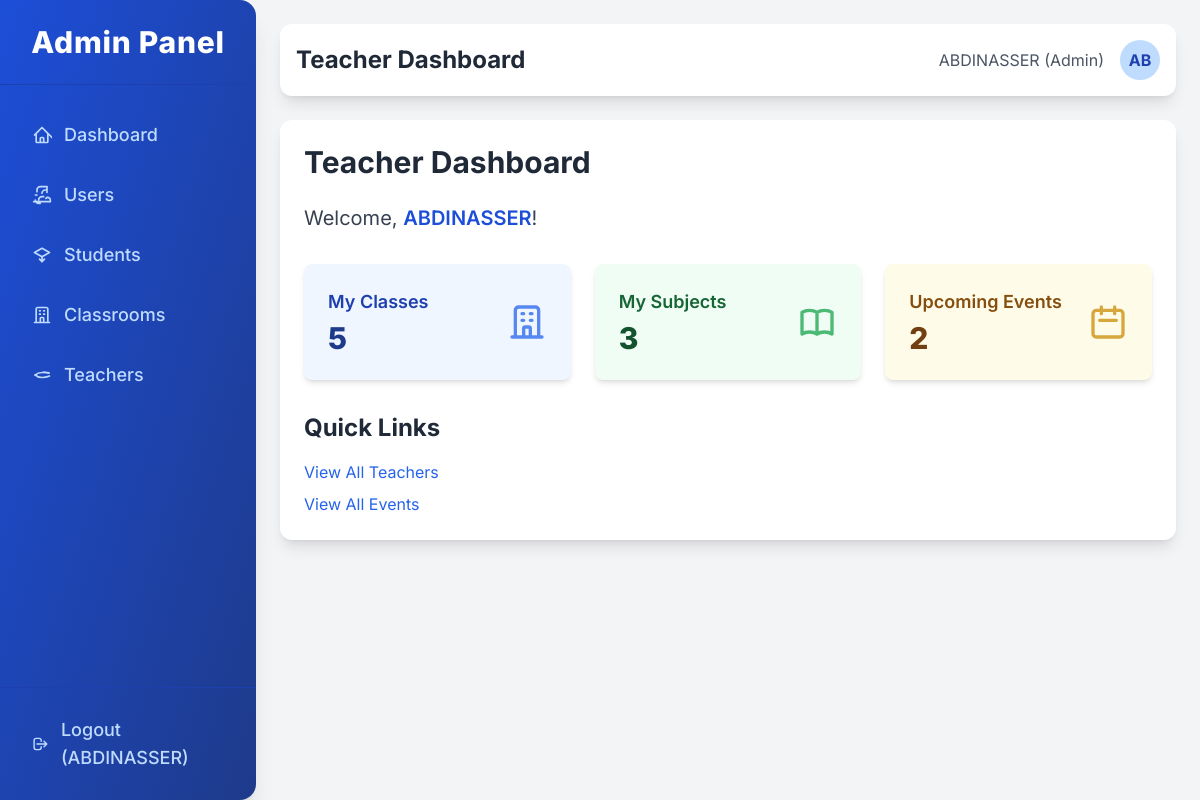
/dashboard/teacher/ (signed in), run on the app's committed database.
### value/models.py (models this page shows)
class User(AbstractUser):
    ROLE_CHOICES = [
        ('admin', 'Admin'),
        ('teacher', 'Teacher'),
        ('student', 'Student'),
        ('parent', 'Parent'),
    ]
    role = models.CharField(max_length=10, choices=ROLE_CHOICES)

### value/views.py (the view)
# urls.py: path('dashboard/teacher/', views.teacher_dashboard, name='teacher_dashboard'),
@login_required
def teacher_dashboard(request):
    if not request.user.role == 'teacher' and not request.user.is_superuser and not request.user.is_staff:
        messages.warning(request, "You do not have permission to access the teacher dashboard.")
        return redirect('value:home')
    return render(request, 'teacher/dashboard.html')

### value/templates/teacher/dashboard.html (shortened to what this page needs)
{% extends 'value/base_dashboard.html' %}
{% block header_title %}Teacher Dashboard{% endblock %}
{% block content %}
<div class="p-6 bg-white rounded-xl shadow-lg">
    <h2 class="text-3xl font-bold text-gray-800 mb-6">Teacher Dashboard</h2>
    <p class="text-xl text-gray-700">Welcome, <span class="font-semibold text-blue-700">{{ request.user.username }}</span>!</p>
    <div class="mt-8 grid grid-cols-1 md:grid-cols-2 lg:grid-cols-3 gap-6">
        <div class="bg-blue-50 p-6 rounded-lg shadow-md flex items-center justify-between">
            <div>
                <h3 class="text-lg font-semibold text-blue-800">My Classes</h3>
                <p class="text-3xl font-extrabold text-blue-900 mt-1">5</p>
            </div>
        </div>
        <div class="bg-green-50 p-6 rounded-lg shadow-md flex items-center justify-between">
            <div>
                <h3 class="text-lg font-semibold text-green-800">My Subjects</h3>
                <p class="text-3xl font-extrabold text-green-900 mt-1">3</p>
            </div>
        </div>
        <div class="bg-yellow-50 p-6 rounded-lg shadow-md flex items-center justify-between">
            <div>
                <h3 class="text-lg font-semibold text-yellow-800">Upcoming Events</h3>
                <p class="text-3xl font-extrabold text-yellow-900 mt-1">2</p>
            </div>
            <svg class="w-10 h-10 text-yellow-600 opacity-75" fill="none" stroke="currentColor" viewBox="0 0 24 24" xmlns="http://www.w3.org/2000/svg"><path stroke-linecap="round" stroke-linejoin="round" stroke-width="2" d="M8 7V3m8 4V3m-9 8h10M5 21h14a2 2 0 002-2V7a2 2 0 00-2-2H5a2 2 0 00-2 2v12a2 2 0 002 2z"></path></svg>
        </div>
    </div>
    <div class="mt-8">
        <h3 class="text-2xl font-bold text-gray-800 mb-4">Quick Links</h3>
        <ul class="space-y-2">
            <li><a href="{% url 'value:teacher_list' %}" class="text-blue-600 hover:underline">View All Teachers</a></li>
            <li><a href="{% url 'value:event_list' %}" class="text-blue-600 hover:underline">View All Events</a></li>
        </ul>
    </div>
</div>
{% endblock %}

### value/templates/value/base_dashboard.html (shortened to what this page needs)
<!DOCTYPE html>
<html lang="en">
<head>
    <script src="https://cdn.tailwindcss.com"></script>
</head>
<body class="flex min-h-screen bg-gray-100 font-inter">
    <aside class="fixed inset-y-0 left-0 z-40 w-64 bg-gradient-to-br from-blue-700 to-blue-900 text-white shadow-xl flex flex-col rounded-r-2xl">
        <div class="p-6 text-center border-b border-blue-800">
            <h1 class="text-3xl font-extrabold tracking-wide">Admin Panel</h1>
        </div>
        <nav class="flex-1 px-4 py-6 overflow-y-auto">
            <ul class="space-y-2">
                <li>
                    <a href="{% url 'value:dashboard_home' %}" class="flex items-center w-full px-4 py-3 rounded-lg transition-all duration-200
                        {% if active_page == 'dashboard_home' %}bg-blue-600 text-white shadow-md{% else %}text-blue-200 hover:bg-blue-700 hover:text-white{% endif %}">
                        <span class="text-lg font-medium">Dashboard</span>
                    </a>
                </li>
                <li>
                    <a href="{% url 'value:dashboard_user_list' %}" class="flex items-center w-full px-4 py-3 rounded-lg transition-all duration-200
                        {% if active_page == 'dashboard_user_list' %}bg-blue-600 text-white shadow-md{% else %}text-blue-200 hover:bg-blue-700 hover:text-white{% endif %}">
                        <span class="text-lg font-medium">Users</span>
                    </a>
                </li>
                <li>
                    <a href="{% url 'value:dashboard_student_list' %}" class="flex items-center w-full px-4 py-3 rounded-lg transition-all duration-200
                        {% if active_page == 'dashboard_student_list' %}bg-blue-600 text-white shadow-md{% else %}text-blue-200 hover:bg-blue-700 hover:text-white{% endif %}">
                        <span class="text-lg font-medium">Students</span>
                    </a>
                </li>
                <li>
                    <a href="{% url 'value:dashboard_classroom_list' %}" class="flex items-center w-full px-4 py-3 rounded-lg transition-all duration-200
                        {% if active_page == 'dashboard_classroom_list' %}bg-blue-600 text-white shadow-md{% else %}text-blue-200 hover:bg-blue-700 hover:text-white{% endif %}">
                        <span class="text-lg font-medium">Classrooms</span>
                    </a>
                </li>
                <li>
                    <a href="{% url 'value:teacher_list' %}" class="flex items-center w-full px-4 py-3 rounded-lg transition-all duration-200
                        {% if active_page == 'teacher_list' %}bg-blue-600 text-white shadow-md{% else %}text-blue-200 hover:bg-blue-700 hover:text-white{% endif %}">
                        <span class="text-lg font-medium">Teachers</span>
                    </a>
                </li>
            </ul>
        </nav>
        <div class="p-4 border-t border-blue-800">
            {% if user.is_authenticated %}
                <a href="{% url 'admin:logout' %}" class="flex items-center w-full px-4 py-3 rounded-lg text-blue-200 hover:bg-blue-700 hover:text-white transition-all duration-200">
                    <svg class="w-5 h-5 mr-3" fill="none" stroke="currentColor" viewBox="0 0 24 24" xmlns="http://www.w3.org/2000/svg"><path stroke-linecap="round" stroke-linejoin="round" stroke-width="2" d="M17 16l4-4m0 0l-4-4m4 4H7m6 4v1a3 3 0 01-3 3H6a3 3 0 01-3-3V7a3 3 0 013-3h4a3 3 0 013 3v1"></path></svg>
                    <span class="text-lg font-medium">Logout ({{ user.username }})</span>
                </a>
            {% endif %}
        </div>
    </aside>
    <main class="flex-1 p-6 md:ml-64 transition-all duration-300 ease-in-out">
        <header class="bg-white p-4 rounded-xl shadow-lg mb-6 flex justify-between items-center">
            <h1 class="text-2xl font-bold text-gray-800">{% block header_title %}Dashboard Home{% endblock %}</h1>
            <div class="flex items-center space-x-4">
                <span class="text-gray-600">
                    {% if user.is_authenticated %}
                        {{ user.username }} ({{ user.role|default:"Admin" }})
                    {% else %}
                        Guest
                    {% endif %}
                </span>
                <div class="w-10 h-10 bg-blue-200 rounded-full flex items-center justify-center text-blue-800 font-bold">
                    {% if user.is_authenticated %}{{ user.username|slice:":2"|upper }}{% else %}G{% endif %}
                </div>
            </div>
        </header>
        {% block content %}{% endblock %}
    </main>
</body>
</html>

### value/templates/value/base_dashboard.html (style rules this page uses)
body { font-family: 'Inter', sans-serif; }

### data on the page
User: username "ABDINASSER", role "Admin", username "AB", user.username "ABDINASSER"
